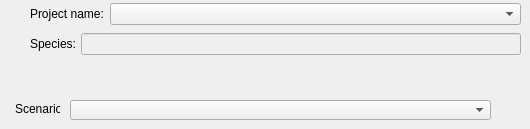
           <widget class="QWidget" name="page_11">
            <widget class="QLabel" name="label_37">
             <property name="geometry">
              <rect>
               <x>15</x>
               <y>101</y>
               <width>45</width>
               <height>16</height>
              </rect>
             </property>
             <property name="text">
              <string>Scenario:</string>
             </property>
            </widget>
            <widget class="QComboBox" name="comboBox_3">
             <property name="geometry">
              <rect>
               <x>70</x>
               <y>100</y>
               <width>421</width>
               <height>20</height>
              </rect>
             </property>
            </widget>
            <widget class="QWidget" name="layoutWidget">
             <property name="geometry">
              <rect>
               <x>30</x>
               <y>3</y>
               <width>491</width>
               <height>22</height>
              </rect>
             </property>
             <layout class="QHBoxLayout" name="horizontalLayout_23">
              <item>
               <widget class="QLabel" name="label_54">
                <property name="sizePolicy">
                 <sizepolicy hsizetype="Fixed" vsizetype="Preferred">
                  <horstretch>0</horstretch>
                  <verstretch>0</verstretch>
                 </sizepolicy>
                </property>
                <property name="text">
                 <string>Project name:</string>
                </property>
               </widget>
              </item>
              <item>
               <widget class="QComboBox" name="comboBox_9"/>
              </item>
             </layout>
            </widget>
            <widget class="QWidget" name="layoutWidget">
             <property name="geometry">
              <rect>
               <x>30</x>
               <y>33</y>
               <width>491</width>
               <height>22</height>
              </rect>
             </property>
             <layout class="QHBoxLayout" name="horizontalLayout_31">
              <item>
               <widget class="QLabel" name="label_29">
                <property name="sizePolicy">
                 <sizepolicy hsizetype="Maximum" vsizetype="Preferred">
                  <horstretch>0</horstretch>
                  <verstretch>0</verstretch>
                 </sizepolicy>
                </property>
                <property name="maximumSize">
                 <size>
                  <width>45</width>
                  <height>16777215</height>
                 </size>
                </property>
                <property name="text">
                 <string>Species:</string>
                </property>
               </widget>
              </item>
              <item>
               <widget class="QLineEdit" name="lineEdit_12">
                <property name="enabled">
                 <bool>false</bool>
                </property>
               </widget>
              </item>
             </layout>
            </widget>
           </widget>
